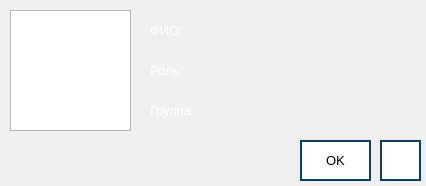
<?xml version="1.0" encoding="UTF-8"?>
<ui version="4.0">
 <class>UserProfileWindow</class>
 <widget class="QDialog" name="UserProfileWindow">
  <property name="geometry">
   <rect>
    <x>0</x>
    <y>0</y>
    <width>426</width>
    <height>186</height>
   </rect>
  </property>
  <property name="windowTitle">
   <string>Данные о пользователе - RayTracing</string>
  </property>
  <widget class="QGraphicsView" name="graphicsView">
   <property name="geometry">
    <rect>
     <x>10</x>
     <y>10</y>
     <width>121</width>
     <height>121</height>
    </rect>
   </property>
  </widget>
  <widget class="QLabel" name="label">
   <property name="geometry">
    <rect>
     <x>150</x>
     <y>20</y>
     <width>55</width>
     <height>21</height>
    </rect>
   </property>
   <property name="font">
    <font>
     <pointsize>10</pointsize>
    </font>
   </property>
   <property name="text">
    <string>&lt;html&gt;&lt;head/&gt;&lt;body&gt;&lt;p&gt;&lt;span style=&quot; color:#ffffff;&quot;&gt;ФИО:&lt;/span&gt;&lt;/p&gt;&lt;/body&gt;&lt;/html&gt;</string>
   </property>
  </widget>
  <widget class="QLabel" name="label_2">
   <property name="geometry">
    <rect>
     <x>150</x>
     <y>60</y>
     <width>55</width>
     <height>21</height>
    </rect>
   </property>
   <property name="font">
    <font>
     <pointsize>10</pointsize>
    </font>
   </property>
   <property name="text">
    <string>&lt;html&gt;&lt;head/&gt;&lt;body&gt;&lt;p&gt;&lt;span style=&quot; color:#ffffff;&quot;&gt;Роль:&lt;/span&gt;&lt;/p&gt;&lt;/body&gt;&lt;/html&gt;</string>
   </property>
  </widget>
  <widget class="QPushButton" name="button_close">
   <property name="geometry">
    <rect>
     <x>300</x>
     <y>140</y>
     <width>71</width>
     <height>41</height>
    </rect>
   </property>
   <property name="font">
    <font>
     <pointsize>10</pointsize>
    </font>
   </property>
   <property name="styleSheet">
    <string notr="true">QPushButton {
    background-color: rgb(255, 255, 255);
    border: 2px solid #094065;
}

QPushButton:pressed {
    background-color:  rgb(118, 118, 118);
}
</string>
   </property>
   <property name="text">
    <string>OK</string>
   </property>
  </widget>
  <widget class="QLabel" name="label_3">
   <property name="geometry">
    <rect>
     <x>150</x>
     <y>100</y>
     <width>71</width>
     <height>21</height>
    </rect>
   </property>
   <property name="font">
    <font>
     <pointsize>10</pointsize>
    </font>
   </property>
   <property name="text">
    <string>&lt;html&gt;&lt;head/&gt;&lt;body&gt;&lt;p&gt;&lt;span style=&quot; color:#ffffff;&quot;&gt;Группа:&lt;/span&gt;&lt;/p&gt;&lt;/body&gt;&lt;/html&gt;</string>
   </property>
  </widget>
  <widget class="QPushButton" name="button_help">
   <property name="geometry">
    <rect>
     <x>380</x>
     <y>140</y>
     <width>41</width>
     <height>41</height>
    </rect>
   </property>
   <property name="styleSheet">
    <string notr="true">QPushButton {
    background-color: rgb(255, 255, 255);
    border: 2px solid #094065;
}

QPushButton:pressed {
    background-color:  rgb(118, 118, 118);
}
</string>
   </property>
   <property name="text">
    <string/>
   </property>
   <property name="icon">
    <iconset>
     <normaloff>images/help-button.png</normaloff>images/help-button.png</iconset>
   </property>
   <property name="iconSize">
    <size>
     <width>36</width>
     <height>36</height>
    </size>
   </property>
  </widget>
  <widget class="QLabel" name="label_fullname">
   <property name="geometry">
    <rect>
     <x>230</x>
     <y>20</y>
     <width>191</width>
     <height>21</height>
    </rect>
   </property>
   <property name="font">
    <font>
     <pointsize>10</pointsize>
    </font>
   </property>
   <property name="styleSheet">
    <string notr="true">color: rgb(255, 255, 255);</string>
   </property>
   <property name="text">
    <string>&lt;html&gt;&lt;head/&gt;&lt;body&gt;&lt;p align=&quot;justify&quot;&gt;&lt;span style=&quot; color:#ffffff;&quot;&gt;&lt;br/&gt;&lt;/span&gt;&lt;/p&gt;&lt;/body&gt;&lt;/html&gt;</string>
   </property>
  </widget>
  <widget class="QLabel" name="label_role">
   <property name="geometry">
    <rect>
     <x>230</x>
     <y>60</y>
     <width>191</width>
     <height>21</height>
    </rect>
   </property>
   <property name="font">
    <font>
     <pointsize>10</pointsize>
    </font>
   </property>
   <property name="styleSheet">
    <string notr="true">color: rgb(255, 255, 255);</string>
   </property>
   <property name="text">
    <string>&lt;html&gt;&lt;head/&gt;&lt;body&gt;&lt;p&gt;&lt;br/&gt;&lt;/p&gt;&lt;/body&gt;&lt;/html&gt;</string>
   </property>
  </widget>
  <widget class="QLabel" name="label_group">
   <property name="geometry">
    <rect>
     <x>230</x>
     <y>100</y>
     <width>191</width>
     <height>21</height>
    </rect>
   </property>
   <property name="font">
    <font>
     <pointsize>10</pointsize>
    </font>
   </property>
   <property name="styleSheet">
    <string notr="true">color: rgb(255, 255, 255);</string>
   </property>
   <property name="text">
    <string>&lt;html&gt;&lt;head/&gt;&lt;body&gt;&lt;p&gt;&lt;br/&gt;&lt;/p&gt;&lt;/body&gt;&lt;/html&gt;</string>
   </property>
  </widget>
 </widget>
 <resources/>
 <connections/>
</ui>
